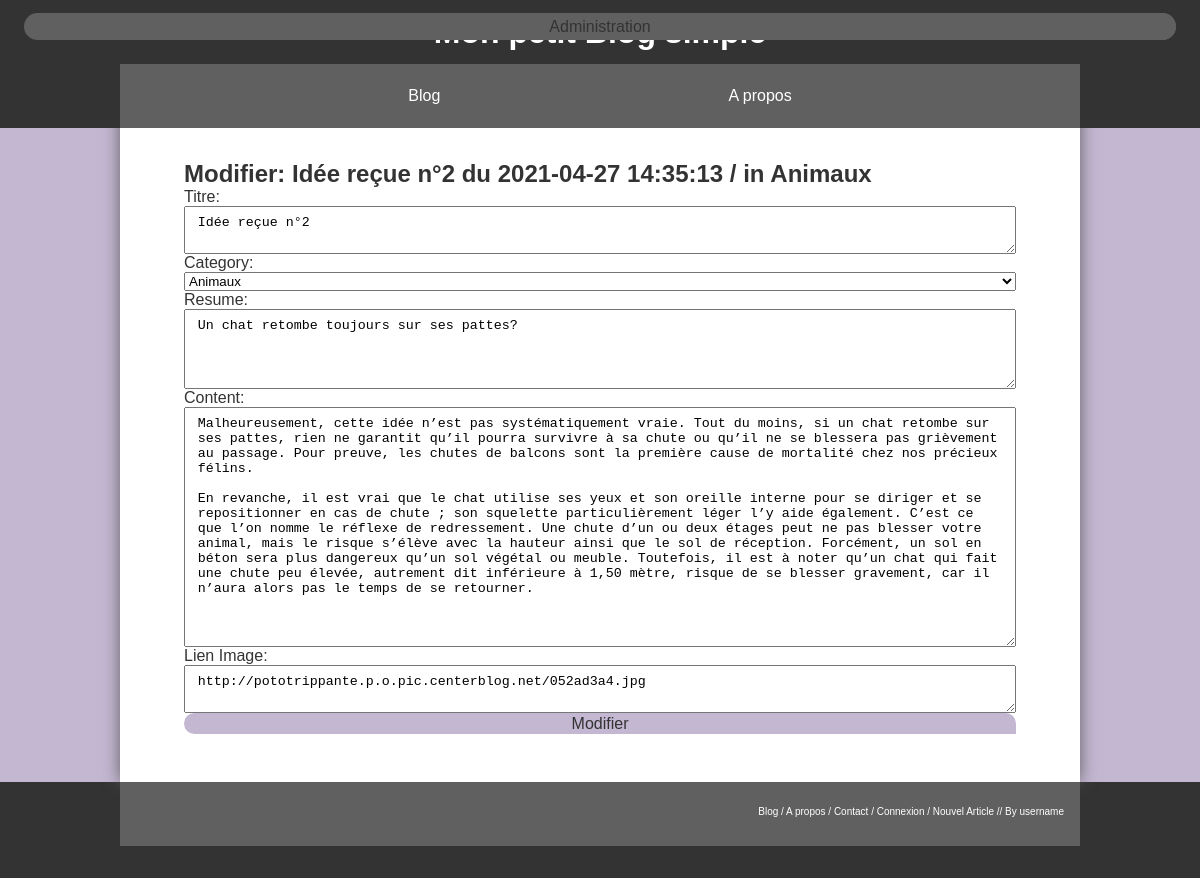
The app's page /View/post_modification.php?id=4 (signed in) with its own data.
### tables this page shows
CREATE TABLE IF NOT EXISTS `post` (
  `id` int(10) UNSIGNED NOT NULL AUTO_INCREMENT,
  `tittle` varchar(120) NOT NULL,
  `category_fk` int(10) UNSIGNED NOT NULL,
  `date` datetime NOT NULL DEFAULT CURRENT_TIMESTAMP,
  `resume` varchar(250) NOT NULL,
  `content` text NOT NULL,
  `img` varchar(250) DEFAULT NULL,
  PRIMARY KEY (`id`),
  KEY `category_fk_idx` (`category_fk`)
);

CREATE TABLE IF NOT EXISTS `category` (
  `id` int(10) UNSIGNED NOT NULL AUTO_INCREMENT,
  `category` varchar(45) NOT NULL,
  PRIMARY KEY (`id`)
);

### Classes/DB.php (called while the page is built, shortened)
<?php
class DB
{
    private string $host = 'localhost';
    private string $db = 'eval_blog_simple';
    private string $user = 'root';
    private string $password = '';
    private static ?PDO $dbInstance = null;
    public function __construct() {
        try {
            self::$dbInstance = new PDO("mysql:host=$this->host;dbname=$this->db;charset=utf8", $this->user, $this->password);
            self::$dbInstance->setAttribute(PDO::ATTR_ERRMODE, PDO::ERRMODE_EXCEPTION);
            self::$dbInstance->setAttribute(PDO::ATTR_DEFAULT_FETCH_MODE, PDO::FETCH_ASSOC);
        }
        catch (PDOException $exception) {
            echo "Erreur: " . $exception->getMessage();
        }
    }
    public static function getInstance(): ?PDO {
        return self::$dbInstance;
    }
}

### Controller/PostController.php (called while the page is built, shortened)
<?php
class PostController
{
    public function getOnePost($id): ?Post {
        $post = null;
        $stmt = DB::getInstance()->prepare("SELECT * FROM post WHERE id = '$id'");
        if($stmt->execute() && $data = $stmt->fetch()) {
                $postData = new CategoryController();
                $categoryFk = $postData->searchCategory($data['category_fk']);
                $post = new Post($data['id'], $data['tittle'], $categoryFk->getCategory(), $data['date'], $data['resume'], $data['content'], $data['img'] );
        }
        return $post;
    }
}

### Controller/CategoryController.php (called while the page is built, shortened)
<?php
class CategoryController {
    public function searchCategory($id): ?Category
    {
        $stmt = DB::getInstance()->prepare("SELECT * FROM category  WHERE id = '$id' LIMIT 1");
        $state = $stmt->execute();
        if($state) {
            $categoryData = $stmt->fetch();
            $category = new Category($categoryData['id'], $categoryData['category']);
        }
        else {
            $category = null;
        }
        return $category;
    }
    public function getAllCategory(): ?array
    {
        $array = [];
        $stmt = DB::getInstance()->prepare("SELECT * FROM category");
        if($stmt->execute()) {
            foreach ($stmt->fetchAll() as $category) {
                $array[] = new Category($category['id'], $category['category']);
            }
        }
        return $array;
    }
}

### Entity/Category.php (called while the page is built, shortened)
<?php
class Category {
    private ?int $id;
    private ?string $category;
    public function __construct(int $id = null, string $category = null)
    {
        $this->id = $id;
        $this->category = $category;
    }
    public function getId(): ?int
    {
        return $this->id;
    }
    public function getCategory(): ?string
    {
        return $this->category;
    }
}

### Entity/Post.php (called while the page is built, shortened)
<?php
class Post
{
    private ?string $tittle;
    private ?string $category_fk;
    private ?string $date;
    private ?string $resume;
    private ?string $content;
    private ?string $img;
    public function __construct(int $id = null, string $tittle = null, string $category_fk = null, string $date = null, string $resume = null, string $content =null, string $img = null)
    {
        $this->tittle = $tittle;
        $this->category_fk = $category_fk;
        $this->date = $date;
        $this->resume = $resume;
        $this->content = $content;
        $this->img = $img;
    }
    public function getTittle(): ?string
    {
        return $this->tittle;
    }
    public function getCategory(): ?string
    {
        return $this->category_fk;
    }
    public function getDate(): ?string
    {
        return $this->date;
    }
    public function getResume(): ?string
    {
        return $this->resume;
    }
    public function getContent(): ?string
    {
        return $this->content;
    }
    public function getImg(): ?string
    {
        return $this->img;
    }
}

### View/post_modification.php (the view, shortened to what this page needs)
<?php
include "../View/Elements/header.php";
if ($_SESSION['role'] == 1 ){
    $post = new PostController();
    $elements = $post->getOnePost($_GET['id']);
?>
    <form method="post" name="modif_form" id="modif_form" class="addpage_article" action="../post_modification.php?error=0&id=<?=$_GET['id'];?>">
        <h2>Modifier: <?php echo $elements->getTittle(); ?> du <?php echo $elements->getDate(); ?> / in <?php echo $elements->getCategory(); ?></h2>
        <label class="addpage_form_info">
            Titre:
            <textarea name="tittle"><?php echo $elements->getTittle(); ?></textarea>
            Category:
            <select name="category">
                <?php
                $category = new CategoryController();
                $category = $category->getAllCategory();
                foreach ($category as $allCategory) {
                    if ($allCategory->getCategory() === "" . $elements->getCategory() . ""){
                        echo "<option value='".$allCategory->getId()."' selected>".$allCategory->getCategory()."</option>";
                    } else {
                        echo "<option value='".$allCategory->getId()."'>".$allCategory->getCategory()."</option>";
                    }
                }
                ?>
            </select>
            Resume:
            <textarea id="resume" name="resume"><?php echo $elements->getResume(); ?></textarea>
            Content:
            <textarea name="content" id="content"><?php echo $elements->getContent(); ?></textarea>
            Lien Image:
            <textarea name="img" id="image" maxlength="250"><?php echo $elements->getImg(); ?></textarea>
        </label>
        <button type="submit" class="read_more_button">Modifier</button>
    </form>
<?php
}
include "../View/Elements/footer.php";

### View/Elements/header.php (shortened to what this page needs)
<!DOCTYPE html>
<html lang="fr">
<head>
    <link rel="stylesheet" href="../View/Styles/communs.css">
</head>
<body>
<header>
    <div>
        <h1>Mon petit Blog simple</h1>
    </div>
    <div id="header_navigation_bar">
        <nav>
            <ul>
                <li onclick="document.location.href='index.php'">Blog</li>
                <li>A propos</li>
            </ul>
        </nav>
    </div>
    <?php
        if (isset($_SESSION['id'], $_SESSION['username'])){
            echo "<button id='login_logout_button' onclick='document.location.href=". '"../logout.php"' . "'>Déconnexion</button>";
            if ($_SESSION['role'] == 1) {
                echo "<button id='new_article_button' onclick='document.location.href=". '"add_page.php"' ."'>Administration</button>";
            }
        } else {
            echo "<button id='login_logout_button' onclick='document.location.href=". '"log.php"' . "'>Connexion</button>";
        }
    ?>
</header>
<div id="div_body">
    <div id="div_container">

### View/Elements/footer.php
    </div>
</div>
<footer>
    <div id="footer_bar">
        Blog / A propos / Contact / Connexion / Nouvel Article // By username
    </div>
</footer>
</body>
</html>

### View/Styles/communs.css (style rules this page uses)
* { margin: 0; padding: 0; box-sizing: border-box; }
body { font-size: 62.5%; }
body, .read_more_button, .send_commentary_button { background-color: #C3B7D2; }
#login_logout_button, #new_article_button, .read_more_button, .send_commentary_button { color: #333333; }
header, footer { background-color: #333333; color: #ffffff; }
#div_container { background-color: #ffffff; color: #333333; }
#header_navigation_bar, #footer_bar, #login_logout_button, #new_article_button { background-color: #606060; }
body, #login_logout_button, #new_article_button, .read_more_button, .send_commentary_button, #log_form_user input, #log_form button, .addpage_article select option, .addpage_article select { font-family: "Segoe Print", sans-serif; }
#login_logout_button, #new_article_button, #header_navigation_bar ul li, .read_more_button, .send_commentary_button, #log_form, #log_form button, .blog_post_info, .one_blog_post_content, .addpage_article { font-size: 1rem; }
h1 { font-size: 2rem; }
body, header, #header_navigation_bar ul, nav, #div_body, .blog_image img, .blog_post_info, .blog_post_date, .blog_post_tittle, .blog_post_button, #log_form, #log_form_user, .blog_image img, .one_blog_image img, .one_blog_post_info, .one_blog_post_date, .one_blog_post_tittle, .one_blog_post_button, .one_blog_image_tittle, .one_blog_post_button form { width: 100%; }
#header_navigation_bar, #div_container, #footer_bar, .one_blog_post_button input { width: 80%; }
header div { height: 50%; }
header, header div, #header_navigation_bar ul, #div_body, footer, #footer_bar, #log_form, #log_form_user, .addpage_article, .addpage_article label, .blog_post, .blog_post_button, .one_blog_image_tittle, .one_blog_post { display: flex; }
header, header div { align-items: center; }
#header_navigation_bar ul, #div_body, footer { justify-content: center; }
#header_navigation_bar ul { justify-content: space-evenly; }
header, #log_form, #log_form_user, .one_blog_post, .addpage_article, .addpage_article label { flex-direction: column; }
#div_container { padding: 10rem 4rem 0 4rem; }
.one_blog_post_button input, #login_logout_button, #new_article_button { padding: 0.3rem 1rem; }
#log_form_user input, .addpage_article input, .addpage_article textarea { padding: 0.5rem 0.8rem; }
header { position: fixed; height: 8rem; }
#header_navigation_bar ul li { list-style: none; }
#login_logout_button, #new_article_button { position: absolute; right: 2%; top: 10%; border: none; border-radius: 50px; }
#div_container { box-shadow: #606060 0 0 1rem; }
#login_logout_button { right: 2%; }
#new_article_button { left: 2%; }
.read_more_button, .send_commentary_button, #log_form button { border: unset; border-radius: 50px 50px 0 50px; padding: 0.1rem 0.5rem; }
footer { height: 6rem; }
#footer_bar { justify-content: flex-end; padding: 1.5rem 1rem; height: 4rem; }
#log_form, .addpage_article { padding-bottom: 3rem; }
#resume { height: 5rem; }
#content { height: 15rem; }

### records on screen
post: tittle "Idée reçue n°2", date "2021-04-27 14:35:13", resume "Un chat retombe toujours sur ses pattes?", content "Malheureusement, cette idée n’est pas systématiquement vraie. Tout du moins, si un chat retombe sur ses pattes, rien ne garantit qu’il pourra survivre à sa chute ou qu’il ne se blessera pas grièvement au passage. Pour preuve, les chutes de balcons sont la première cause de mortalité chez nos précieux félins. En revanche, il est vrai que le chat utilise ses yeux et son oreille interne pour se diriger et se repositionner en cas de chute ; son squelette particulièrement léger l’y aide également. C’est ce que l’on nomme le réflexe de redressement. Une chute d’un ou deux étages peut ne pas blesser votre animal, mais le risque s’élève avec la hauteur ainsi que le sol de réception. Forcément, un…", img "http://pototrippante.p.o.pic.centerblog.net/052ad3a4.jpg"
category: category "Animaux"

### other values on screen
form field category "Animaux"
